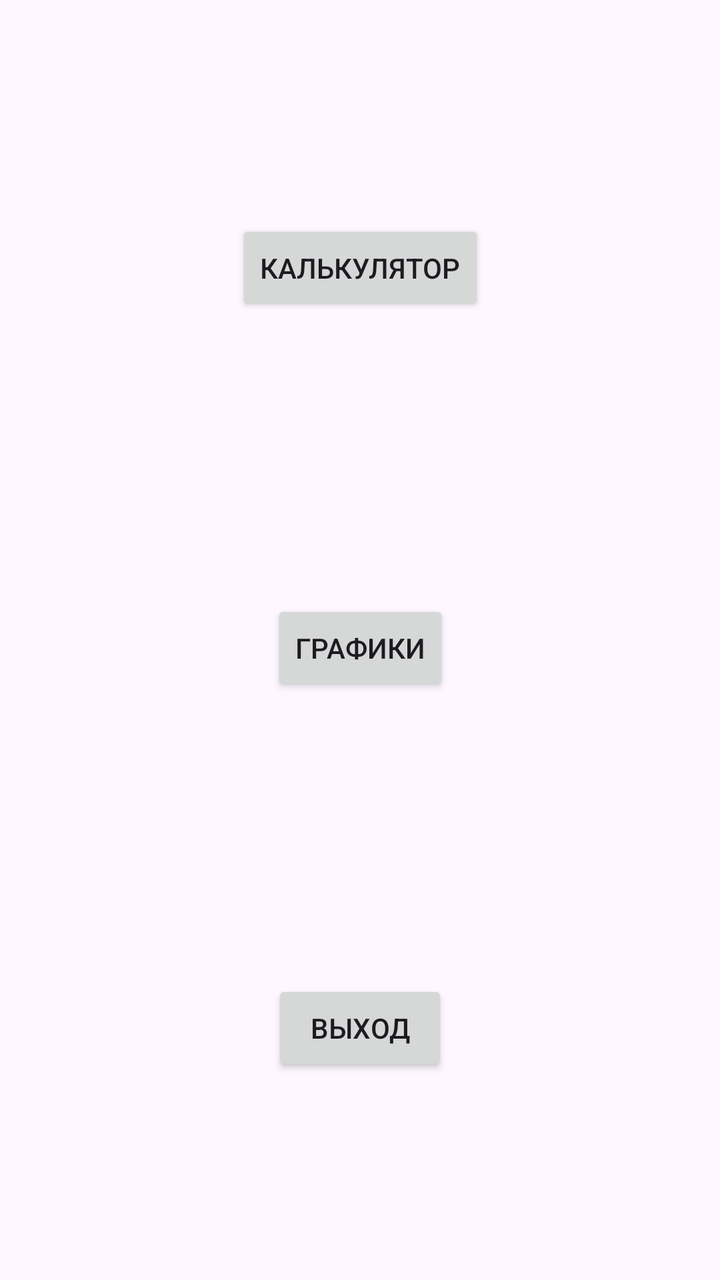
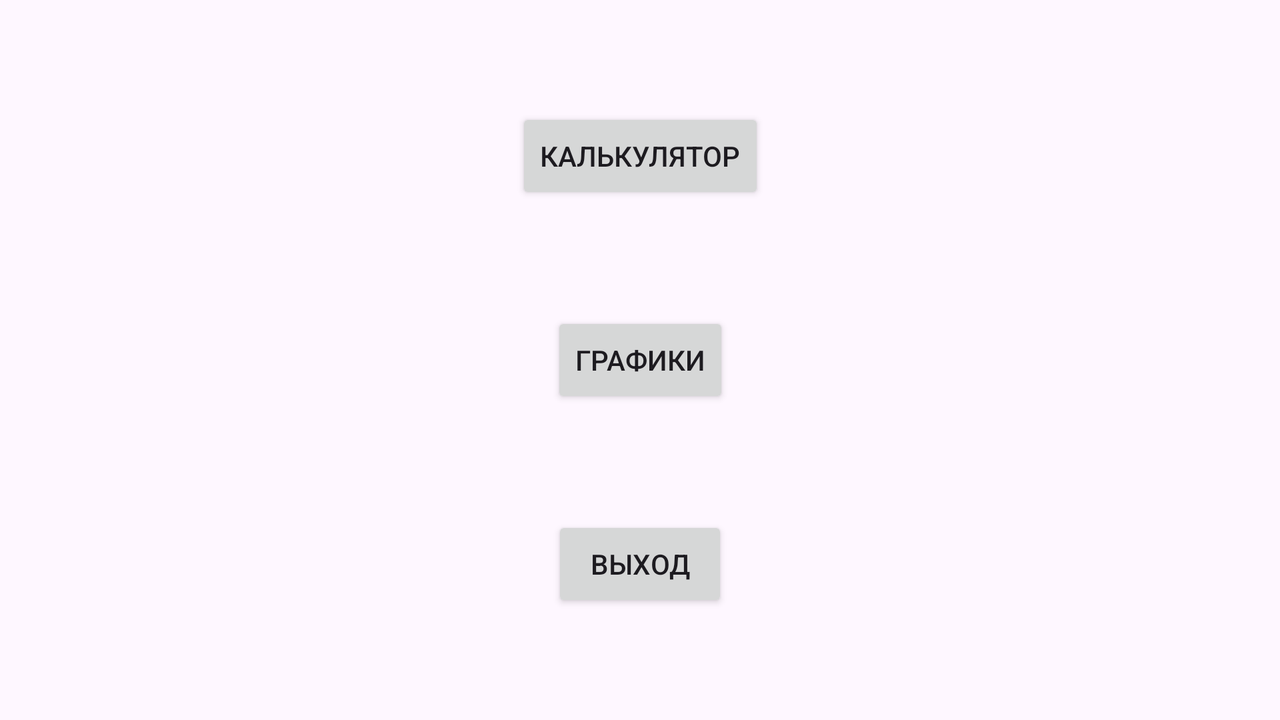

Compare how this app lays out the same screen by default and in its alternative resource folder. The renders come first, then the two layout files and the values they reference.
<!-- AndroidManifest.xml: application theme Theme.CalculatorforAndroid -->
<!-- res/layout/activity_main.xml -->
<?xml version="1.0" encoding="utf-8"?>
<androidx.constraintlayout.widget.ConstraintLayout
    xmlns:android="http://schemas.android.com/apk/res/android"
    xmlns:tools="http://schemas.android.com/tools"
    xmlns:app="http://schemas.android.com/apk/res-auto"
    android:id="@+id/main"
    android:layout_width="match_parent"
    android:layout_height="match_parent"
    android:orientation="vertical"
    tools:context=".MainActivity">

        <Button
            android:id="@+id/toCalculator"
            android:layout_width="wrap_content"
            android:layout_height="wrap_content"
            android:layout_marginStart="16dp"
            android:layout_marginTop="32dp"
            android:layout_marginEnd="16dp"
            android:layout_marginBottom="32dp"
            android:text="Калькулятор"
            app:layout_constraintBottom_toTopOf="@+id/toGraphic"
            app:layout_constraintEnd_toEndOf="parent"
            app:layout_constraintStart_toStartOf="parent"
            app:layout_constraintTop_toTopOf="parent" />

    <Button
        android:id="@+id/toGraphic"
        android:layout_width="wrap_content"
        android:layout_height="wrap_content"
        android:layout_marginStart="16dp"
        android:layout_marginTop="32dp"
        android:layout_marginEnd="16dp"
        android:layout_marginBottom="32dp"
        android:enabled="true"
        android:text="Графики"
        app:layout_constraintBottom_toTopOf="@+id/exit"
        app:layout_constraintEnd_toEndOf="parent"
        app:layout_constraintStart_toStartOf="parent"
        app:layout_constraintTop_toBottomOf="@+id/toCalculator" />

        <Button
            android:id="@+id/exit"
            android:layout_width="wrap_content"
            android:layout_height="wrap_content"
            android:layout_marginStart="16dp"
            android:layout_marginTop="32dp"
            android:layout_marginEnd="16dp"
            android:layout_marginBottom="24dp"
            android:text="Выход"
            app:layout_constraintBottom_toBottomOf="parent"
            app:layout_constraintEnd_toEndOf="parent"
            app:layout_constraintStart_toStartOf="parent"
            app:layout_constraintTop_toBottomOf="@+id/toGraphic" />

</androidx.constraintlayout.widget.ConstraintLayout>
<!-- resources referenced by this layout -->
<resources>
  <style name="Theme.CalculatorforAndroid" parent="Base.Theme.CalculatorforAndroid" />
  <style name="Base.Theme.CalculatorforAndroid" parent="Theme.Material3.DayNight.NoActionBar">
          
          
      </style>
</resources>
<!-- res/layout-land/activity_main.xml (the author's variant of the layout above) -->
<!-- drawn on the phone turned sideways -->
<?xml version="1.0" encoding="utf-8"?>
<androidx.constraintlayout.widget.ConstraintLayout
    xmlns:android="http://schemas.android.com/apk/res/android"
    xmlns:tools="http://schemas.android.com/tools"
    xmlns:app="http://schemas.android.com/apk/res-auto"
    android:id="@+id/main"
    android:layout_width="match_parent"
    android:layout_height="match_parent"
    android:orientation="horizontal"
    tools:context=".MainActivity">



    

        <Button
            android:id="@+id/toCalculator"
            android:layout_width="wrap_content"
            android:layout_height="wrap_content"
            android:layout_marginStart="16dp"
            android:layout_marginEnd="16dp"
            android:text="Калькулятор"
            app:layout_constraintBottom_toTopOf="@+id/toGraphic"
            app:layout_constraintEnd_toEndOf="parent"
            app:layout_constraintStart_toStartOf="parent"
            app:layout_constraintTop_toTopOf="parent" />

    <Button
        android:id="@+id/toGraphic"
        android:layout_width="wrap_content"
        android:layout_height="wrap_content"
        android:layout_marginStart="16dp"
        android:layout_marginEnd="16dp"
        android:enabled="true"
        android:text="Графики"
        app:layout_constraintBottom_toTopOf="@+id/exit"
        app:layout_constraintEnd_toEndOf="parent"
        app:layout_constraintStart_toStartOf="parent"
        app:layout_constraintTop_toBottomOf="@+id/toCalculator" />

        <Button
            android:id="@+id/exit"
            android:layout_width="wrap_content"
            android:layout_height="wrap_content"
            android:layout_marginStart="16dp"
            android:layout_marginEnd="16dp"
            android:text="Выход"
            app:layout_constraintBottom_toBottomOf="parent"
            app:layout_constraintEnd_toEndOf="parent"
            app:layout_constraintStart_toStartOf="parent"
            app:layout_constraintTop_toBottomOf="@+id/toGraphic" />

</androidx.constraintlayout.widget.ConstraintLayout>
